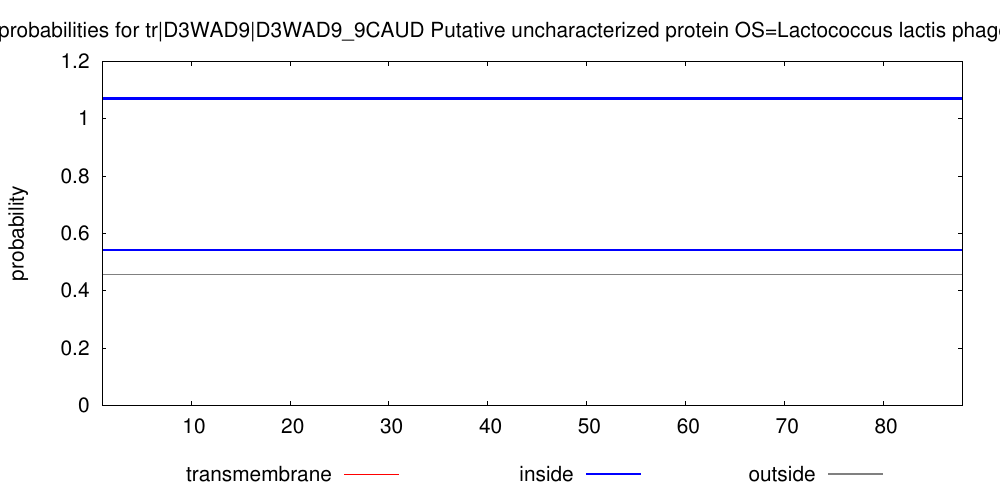

Generate this figure with gnuplot:
set arrow from 1,1.07 to 88,1.07 nohead lt 3 lw 10
set key below
set title "TMHMM posterior probabilities for tr|D3WAD9|D3WAD9_9CAUD Putative uncharacterized protein OS=Lactococcus lactis phage p2 PE=4 SV=1 ORF=22"
set yrange [0:1.2]
set size 2., 1.4
#set xlabel "position"
set ylabel "probability"
set xrange [1:88]
# Make the ps plot
set term postscript eps color solid "Helvetica" 30
set output "./TMHMM_9908/tr_D3WAD9_D3WAD9_9CAUD.eps"
plot "./TMHMM_9908/tr_D3WAD9_D3WAD9_9CAUD.plp" using 1:4 title "transmembrane" with impulses lt 1 lw 3, \
"" using 1:3 title "inside" with line lt 3 lw 4, \
"" using 1:5 title "outside" with line lt 9 lw 4
exit
